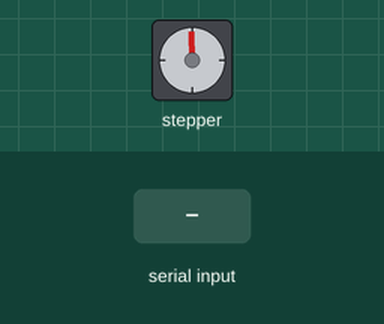
A sketch run on a simulated Arduino Uno, built with avr-gcc and run on an emulated ATmega328P. Parts: stepper motor. Wiring (inferred from the names in the program): stepper motor (200 steps per turn assumed): coils pin 4, pin 5, pin 6, pin 7. The inputs (shaded band) are chosen by the test bench. What the sketch prints to the serial monitor is not drawn.

Above: at 1.3 s.
1.4 s: "E;45\n" received over Serial
2.9 s: ";" received over Serial
4.4 s: "90;45;200\n" received over Serial
Timing chart, 0 to 7.4 s (numbered marks = the images above; inputs shaded):
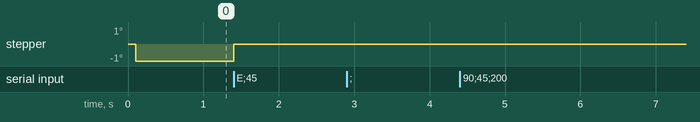

The sketch:

stepper_ctrlv1.ino
```cpp
/*
Author: Neil Stuart
Group: 11
Email: b.stuart3@universityofgalway.ie
Date: March 2024

Project: Arduino Controller for Moveo Robotic Arm
University of Galway
*/

const int N_STEPPERS = 4;

const int PULSE_WIDTH = 10; //us

// Stepper pins, given as STEP, CW and EN pins in each entry.
const int STEPPERS_PINS[N_STEPPERS][3] = {
  {2,3,4}, // BASE ROTATION STEPPER
  {5,6,7}, // BASE ARTICULATION DOUBLE STEPPER
  {8,9,10}, // ELBOW JOINT
  {A0,A1,A2} // GRABBER ARTICULATION
};

const int STEPPER_PARAMS[N_STEPPERS][4] = {
  // Stepper parameters given as MIN_POSITION, MAX_POSITION, MAX_FREQUENCY, MIN_F
  {-1000,1000,1500,400},
  {-680*4,4*680,3000,500},
  {-1800,1800,4000,450},
  {-500,500,1000,200} // Initialize params for here
};

// Each steppers status given as
// {position, speed (in Hz), direction (1,-1), enabled/disabled, n_steps_left}
int stepperStatus[N_STEPPERS][5] = {0};

// Use this to know the progress i.e. how many steps have been completed out of the last total as a percentage?
int nStepsLast[N_STEPPERS] = {0};

void setup() {

  Serial.begin(115200);
  for (int stepper = 0; stepper < N_STEPPERS; stepper++) {
    for (int pin = 0; pin < 3; pin++) {
      pinMode(STEPPERS_PINS[stepper][pin], OUTPUT);
    }
  }

  disableAllSteppers();
  delay(100);
  enableAllSteppers();

}

void loop() {
  updateSteppers();
}

unsigned long lastStepTime[N_STEPPERS] = {0}; // Initialize all to 0
unsigned long stepIntervals[N_STEPPERS] = {0}; // Initialize all to 0

void updateSteppers() {
  for(int i = 0; i < N_STEPPERS; i++) {
    unsigned long currentMicros = micros();

    int next_pos = stepperStatus[i][0] + stepperStatus[i][2];

    if(next_pos > STEPPER_PARAMS[i][0] && next_pos < STEPPER_PARAMS[i][1]){
        if (stepperStatus[i][4] > 0 && currentMicros - lastStepTime[i] >= stepIntervals[i]) {

            lastStepTime[i] = micros(); // Update the last step time
            digitalWrite(STEPPERS_PINS[i][0], HIGH);

            delayMicroseconds(PULSE_WIDTH); // Use blocking delay for the pulse width,to guaratee pulse.
            digitalWrite(STEPPERS_PINS[i][0], LOW);

            stepperStatus[i][4]--; // Decrease steps remaining by 1.
            stepperStatus[i][0] += stepperStatus[i][2]; // Update position status.

            // Progress represents the percent completion from the last move request.
            // Using steps as the metric (steps_completed/steps_to_complete).
            float progress = ((float)stepperStatus[i][4])/((float)nStepsLast[i]);

            stepIntervals[i] = 1000000L/((getEaseInOutSpeed(progress)*(STEPPER_PARAMS[i][2]-STEPPER_PARAMS[i][3])+STEPPER_PARAMS[i][3])*((float) (nStepsLast[i]/STEPPER_PARAMS[i][2])>0.2f?1.0f:0.35f));
        }
    }

    digitalWrite(STEPPERS_PINS[i][0], LOW);
  }
}


// The serialEvent function runs in the background and is called after loop() if serial data is available.
void serialEvent() {
  static String receivedCommand;
  while (Serial.available()) {
    char inChar = (char)Serial.read();
    if (inChar == ';') {
      processCommand(receivedCommand);
      receivedCommand = ""; // Clear the command string after processing
    } else {
      receivedCommand += inChar; // Accumulate characters into the command string
    }
  }
}

float getEaseInOutSpeed(float x){
        if(x > 0.0f && x < 1.0f){
          return (-4.0f * x * x + 4.0f *x);
        }
        return 0;
}

void processCommand(String command) {
  // Process the incoming command
  int stepperID, value;
  char cmd_char = command.charAt(0); // The command character
  int firstCommaIndex = command.indexOf(',');

  stepperID = command.substring(1,2).toInt();

  // Only accept commands that correspond to existing steppers
  if(stepperID<0 || stepperID>=N_STEPPERS){
    Serial.println("ERR");
    return;
  }

  switch (cmd_char) {
    case 'E': // Enable/disable stepper
      value = command.substring(firstCommaIndex + 1).toInt();
      digitalWrite(STEPPERS_PINS[stepperID][2],  value==0?HIGH:LOW);
      stepperStatus[stepperID][3] = value;
      return;
    case 'D': // Change direction of the stepper.
      value = command.substring(firstCommaIndex + 1).toInt();
      stepperStatus[stepperID][2] = (value==0)?1:-1;
      digitalWrite(STEPPERS_PINS[stepperID][1], value);
      return;
    case 'N': // Move the stepper n steps.
      value = command.substring(firstCommaIndex + 1).toInt();
      nStepsLast[stepperID] = value;
      stepperStatus[stepperID][4] = value;
      return;
    case 'P': // Request position of stepper.
      int position = stepperStatus[stepperID][0];
      Serial.print("P");
      Serial.print(stepperID);
      Serial.print(",");
      Serial.println(position);
      return;
    case 'I': // Print information about the stepper in CSV format
      // Print the header
      Serial.println("StepperID,Position,Speed,Direction,Enabled");

      // Print the data in CSV format
      Serial.print(stepperID);
      Serial.print(",");
      Serial.print(stepperStatus[stepperID][0]); // Position
      Serial.print(",");
      Serial.print(stepperStatus[stepperID][1]); // Speed
      Serial.print(",");
      Serial.print(stepperStatus[stepperID][2] > 0 ? "CW" : "CCW"); // Direction
      Serial.print(",");
      Serial.println(stepperStatus[stepperID][3] ? "Yes" : "No"); // Enabled
      return;
  }
  Serial.println("NC"); // No command
}

void enableAllSteppers()
{
  for(int i = 0 ; i< N_STEPPERS; i++){
    digitalWrite(STEPPERS_PINS[i][2], LOW);
    stepperStatus[i][3] = true;
  }
}

void disableAllSteppers()
{
  for(int i = 0 ; i< N_STEPPERS; i++){
    digitalWrite(STEPPERS_PINS[i][2], HIGH);
    stepperStatus[i][3] = false;
  }
}
```

Measured:
- after the input at 2.9 s, every drawn part: stays the same
- after the input at 4.4 s, every drawn part: stays the same
